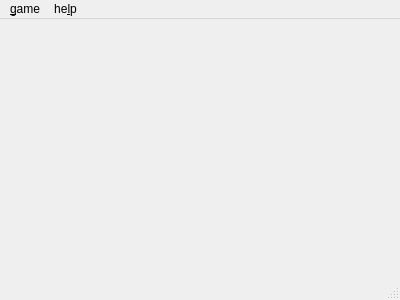
<?xml version="1.0" encoding="UTF-8"?>
<ui version="4.0">
 <class>MainWindow</class>
 <widget class="QMainWindow" name="MainWindow">
  <property name="geometry">
   <rect>
    <x>0</x>
    <y>0</y>
    <width>400</width>
    <height>300</height>
   </rect>
  </property>
  <property name="windowTitle">
   <string>MainWindow</string>
  </property>
  <widget class="QWidget" name="centralWidget"/>
  <widget class="QMenuBar" name="menuBar">
   <property name="geometry">
    <rect>
     <x>0</x>
     <y>0</y>
     <width>400</width>
     <height>36</height>
    </rect>
   </property>
   <widget class="QMenu" name="menuFile">
    <property name="title">
     <string>&amp;game</string>
    </property>
    <addaction name="actionRestart"/>
    <addaction name="actionEasy"/>
    <addaction name="actionIntermediate"/>
    <addaction name="actionAdvanced"/>
    <addaction name="actionExit"/>
    <addaction name="actioncustom"/>
   </widget>
   <widget class="QMenu" name="menuHelp">
    <property name="title">
     <string>he&amp;lp</string>
    </property>
    <addaction name="actionAbout"/>
   </widget>
   <addaction name="menuFile"/>
   <addaction name="menuHelp"/>
  </widget>
  <widget class="QStatusBar" name="statusBar"/>
  <action name="actionRestart">
   <property name="text">
    <string>restart</string>
   </property>
  </action>
  <action name="actionExit">
   <property name="text">
    <string>exit</string>
   </property>
  </action>
  <action name="actionAbout">
   <property name="text">
    <string>about</string>
   </property>
  </action>
  <action name="actionEasy">
   <property name="checkable">
    <bool>false</bool>
   </property>
   <property name="text">
    <string>beginner</string>
   </property>
  </action>
  <action name="actionIntermediate">
   <property name="checkable">
    <bool>false</bool>
   </property>
   <property name="checked">
    <bool>false</bool>
   </property>
   <property name="text">
    <string>intermediate</string>
   </property>
  </action>
  <action name="actionAdvanced">
   <property name="checkable">
    <bool>false</bool>
   </property>
   <property name="text">
    <string>advanced</string>
   </property>
  </action>
  <action name="actioncustom">
   <property name="text">
    <string>custom</string>
   </property>
  </action>
 </widget>
 <layoutdefault spacing="6" margin="11"/>
 <resources/>
 <connections/>
</ui>
